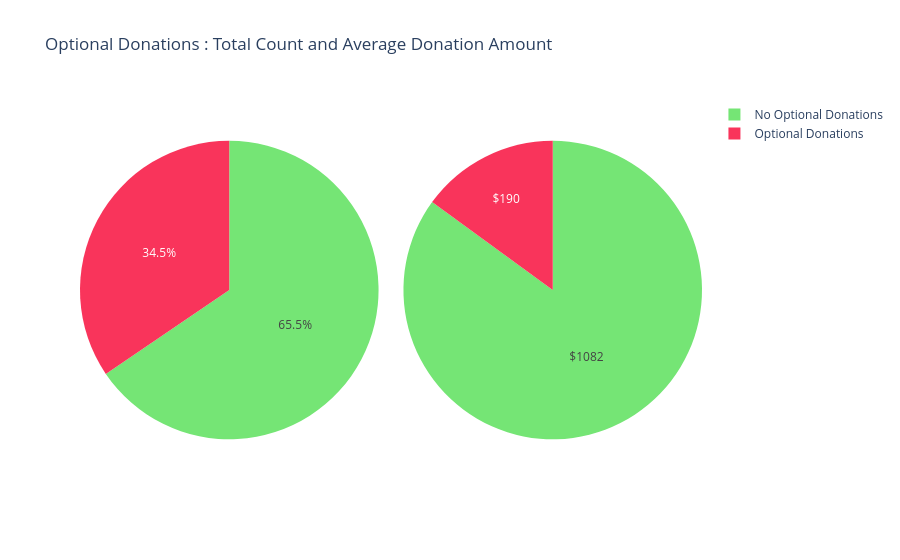

Here is the notebook cell this chart was saved with:
### Markdown cell above
## **3.4 Donaciones opcionales y donantes docentes**
Análisis comparativo mediante gráficos de pastel (pie charts) que contrastan el volumen de donaciones opcionales vs. no opcionales, y el aporte de docentes vs. no docentes. Se calcula el monto promedio para cada categoría.

### **3.4.1 Donaciones opcionales: cantidad y monto promedio**
Dos gráficos de pastel lado a lado muestran la proporción de donaciones con carácter opcional vs. obligatorio, junto con el monto promedio aportado en cada categoría (valores monetarios en USD mostrados directamente en el gráfico).

### Code cell
tempdf = donations_df.groupby('Donation Included Optional Donation').agg({'Donation Included Optional Donation' : 'count', 'Donation Amount' : 'mean'})
values1 = list(tempdf['Donation Included Optional Donation'])
values2 = list(tempdf['Donation Amount'])
values2t = [str("$")+str(int(x)) for x in values2]
domain1 = {'x': [0.2, 0.50], 'y': [0.0, 0.33]}
domain2 = {'x': [0.8, 0.50], 'y': [0.0, 0.33]}

labels = list(tempdf.index)
mp={'Yes' : 'Optional Donations', 'No' : 'No Optional Donations'}
labels = [mp[x] for x in labels]
trace1 = go.Pie(labels=labels, values=values1, marker=dict(colors=[  '#75e575', '#ea7c96',]))
trace2 = go.Pie(labels=labels, values=values2, marker=dict(colors=['#75e575', '#ea7c96',]), textinfo = "text", text=values2t)

layout = go.Layout(title='Number of Donations with Optional Donations', width=800, height=400)
# fig = go.Figure(data=[trace1], layout=layout)
# iplot(fig)

layout = go.Layout(title='Average Amount Donated in Optional Donations', width=800, height=400)
# fig = go.Figure(data=[trace2], layout=layout)
# iplot(fig)

fig = {
  "data": [
    {
      "values": values1,
      "labels": list(reversed(labels)),
      "domain": {"x": [0, .48]},
    "marker" : dict(colors=[  '#f9345b',  '#75e575']),
      "name": "No. of donations with Optional Donations",
#       "hoverinfo":"label+percent+name",
#       "hole": .4,

      "type": "pie"
    },
    {
      "values": values2,
      "labels": labels,
        "marker" : dict(colors=['75e575', '#f9345b']),
      "domain": {"x": [.52, 1]},
      "name": "Average Amount Donated in Optional Donations",
        "text" : values2t,
        "textinfo" : "text",
      "type": "pie"
    }],
  "layout": {
        "title":"Optional Donations : Total Count and Average Donation Amount",

    }
}
iplot(fig, filename='donut')

### Figure 1 — Plotly figure (JSON) as saved in the notebook; plotly's stock layout.template omitted (floating-point values rounded to 4 significant figures)
{"data": [{"domain": {"x": [0, 0.48]}, "labels": ["Optional Donations", "No Optional Donations"], "marker": {"colors": ["#f9345b", "#75e575"]}, "name": "No. of donations with Optional Donations", "type": "pie", "values": [69, 131]}, {"domain": {"x": [0.52, 1]}, "labels": ["No Optional Donations", "Optional Donations"], "marker": {"colors": ["75e575", "#f9345b"]}, "name": "Average Amount Donated in Optional Donations", "text": ["$1082", "$190"], "textinfo": "text", "type": "pie", "values": [1083.0, 190.6]}], "layout": {"title": {"text": "Optional Donations : Total Count and Average Donation Amount"}}}
